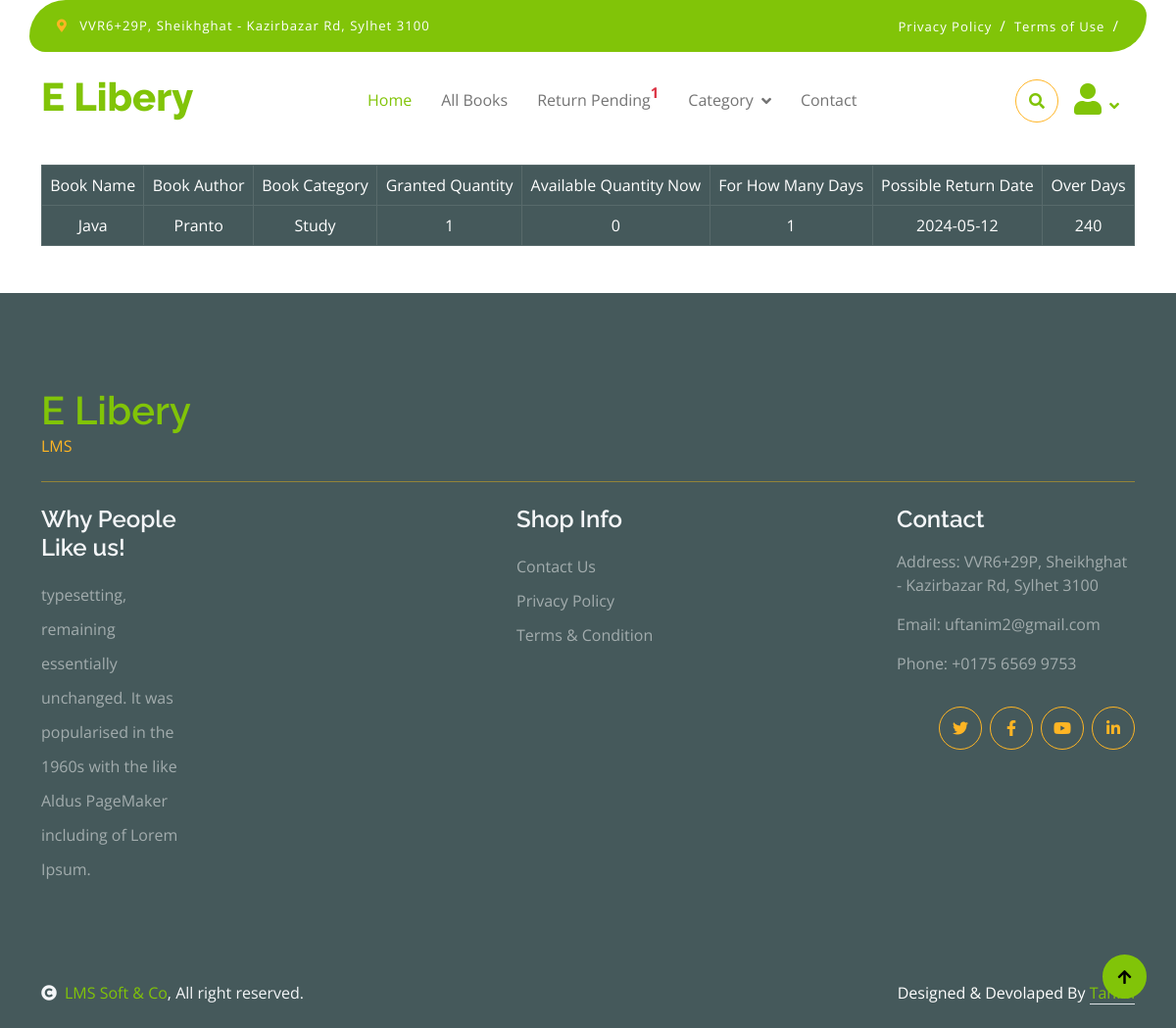
/users/returnbookpending.php (signed in), run on the app's committed database.
### tables this page shows
CREATE TABLE `issued_book` (
  `issue_id` int(11) NOT NULL,
  `book_id` int(11) DEFAULT NULL,
  `user_id` int(11) DEFAULT NULL,
  `req_id` int(11) DEFAULT NULL,
  `gqty` int(11) DEFAULT NULL,
  `days` int(11) DEFAULT NULL,
  `datee` varchar(255) DEFAULT NULL,
  `poss_return_date` varchar(255) NOT NULL,
  `user_return_date` varchar(255) NOT NULL,
  `return_status` int(11) DEFAULT '0'
);

CREATE TABLE `book_request` (
  `req_id` int(11) NOT NULL,
  `book_name` varchar(255) DEFAULT NULL,
  `author` varchar(255) DEFAULT NULL,
  `cat_name` varchar(255) DEFAULT NULL,
  `hqty` int(11) DEFAULT NULL,
  `days` int(11) DEFAULT NULL,
  `book_id` int(11) DEFAULT NULL,
  `user_id` int(11) DEFAULT NULL,
  `req_status` int(11) NOT NULL DEFAULT '0',
  `dec_reason` varchar(255) NOT NULL
);

CREATE TABLE `book` (
  `book_id` int(11) NOT NULL,
  `book_name` varchar(255) DEFAULT NULL,
  `author` varchar(255) DEFAULT NULL,
  `description` varchar(255) NOT NULL,
  `cat_id` int(11) DEFAULT NULL,
  `qty` int(11) DEFAULT NULL,
  `photo` varchar(255) DEFAULT NULL
);

### users/returnbookpending.php (the view, shortened to what this page needs)
<?php
include('ini/header.php');
include('dbcon.php');
$sql = "SELECT * FROM issued_book
        LEFT JOIN book ON issued_book.book_id = book.book_id
        LEFT JOIN book_request ON issued_book.req_id = book_request.req_id
        LEFT JOIN user ON issued_book.user_id = user.id
        WHERE DATE_ADD(issued_book.datee, INTERVAL issued_book.days DAY) < CURDATE() AND return_status = 0 AND issued_book.user_id = $id";
$run = mysqli_query($con,$sql);
$qty = mysqli_num_rows($run);
?>
<br>
<br>
<br><br>
<br>
<br><br>
<div class="container">
	<?php if($qty == 0){ ?>
		<h1 class="text-center text-danger">No Data</h1>
	<?php }else{ ?>
	<table class="table table-dark text-center table-bordered">
		<thead>
             <tr>
                 <td>Book Name</td>
                 <td>Book Author</td>
                 <td>Book Category</td>
                 <td>Granted Quantity</td>
                 <td>Available Quantity Now</td>
                 <td>For How Many Days</td>
                 <td>Possible Return Date</td>
                 <td>Over Days</td>
             </tr>
		</thead>
		<tbody>
					    <?php while ($data = mysqli_fetch_assoc($run)) {
					        $return_date = strtotime($data['poss_return_date']);
					        $current_date = strtotime(date('Y-m-d'));
					        $difference = $current_date - $return_date;
					        $overDays = floor($difference / (60 * 60 * 24));
					    ?>
					        <tr>
					            <td><?php echo $data['book_name'] ?></td>
					            <td><?php echo $data['author'] ?></td>
					            <td><?php echo $data['cat_name'] ?></td>
					            <td><?php echo $data['gqty'] ?></td>
					            <td><?php echo $data['qty'] ?></td>
					            <td><?php echo $data['days'] ?></td>
					            <td><?php echo $data['poss_return_date'] ?></td>
					            <td><?php echo $overDays ?></td>
					        </tr>
					    <?php } ?>
					</tbody>
	</table>
<?php } ?>
</div>
<?php include('ini/footer.php'); ?>

### data on the page
issued_book: req.book_name "Java", req.author "Pranto", req.cat_name "Study", gqty "1", book.qty "0", req.days "1", poss_return_date "2024-05-12", poss_return_date "240"

### other printed values
$rtn_qty "1"
